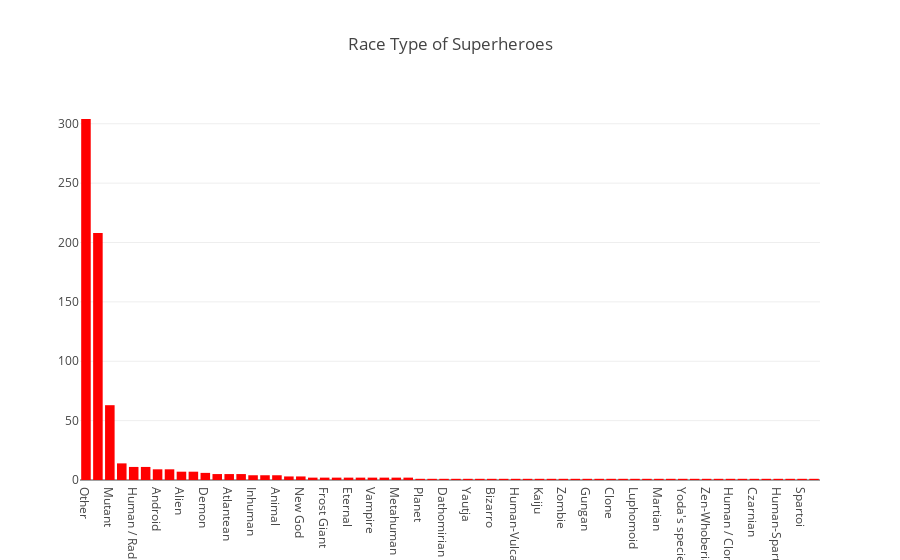

Write notebook code for a chart like this one.
### Code cell
cnt_srs = heroes['Race'].value_counts()

trace = go.Bar(
    x=cnt_srs.index,
    y=cnt_srs.values,
    marker=dict(
        color="red",
        colorscale = 'red',
        reversescale = True
    ),
)

layout = go.Layout(
    title='Race Type of Superheroes'
)

data = [trace]
fig = go.Figure(data=data, layout=layout)
py.iplot(fig, filename="Race")

### Figure 1 — Plotly figure (JSON) as saved in the notebook; plotly's stock layout.template omitted (floating-point values rounded to 4 significant figures)
{"data": [{"marker": {"color": "red", "colorscale": "red", "reversescale": true}, "type": "bar", "x": ["Other", "Human", "Mutant", "God / Eternal", "Human / Radiation", "Cyborg", "Android", "Symbiote", "Alien", "Kryptonian", "Demon", "Alpha", "Atlantean", "Asgardian", "Inhuman", "Cosmic Entity", "Animal", "Human / Altered", "New God", "Amazon", "Frost Giant", "Demi-God", "Eternal", "Human-Kree", "Vampire", "Human / Cosmic", "Metahuman", "Saiyan", "Planet", "Strontian", "Dathomirian Zabrak", "Xenomorph XX121", "Yautja", "Bolovaxian", "Bizarro", "Parademon", "Human-Vulcan", "Tamaranean", "Kaiju", "Korugaran", "Zombie", "Kakarantharaian", "Gungan", "Icthyo Sapien", "Clone", "Neyaphem", "Luphomoid", "Mutant / Clone", "Martian", "Talokite", "Yoda's species", "Gorilla", "Zen-Whoberian", "Rodian", "Human / Clone", "Human-Vuldarian", "Czarnian", "Maiar", "Human-Spartoi", "Ungaran", "Spartoi", "Flora Colossus"], "y": [304, 208, 63, 14, 11, 11, 9, 9, 7, 7, 6, 5, 5, 5, 4, 4, 4, 3, 3, 2, 2, 2, 2, 2, 2, 2, 2, 2, 1, 1, 1, 1, 1, 1, 1, 1, 1, 1, 1, 1, 1, 1, 1, 1, 1, 1, 1, 1, 1, 1, 1, 1, 1, 1, 1, 1, 1, 1, 1, 1, 1, 1]}], "layout": {"title": "Race Type of Superheroes"}}
